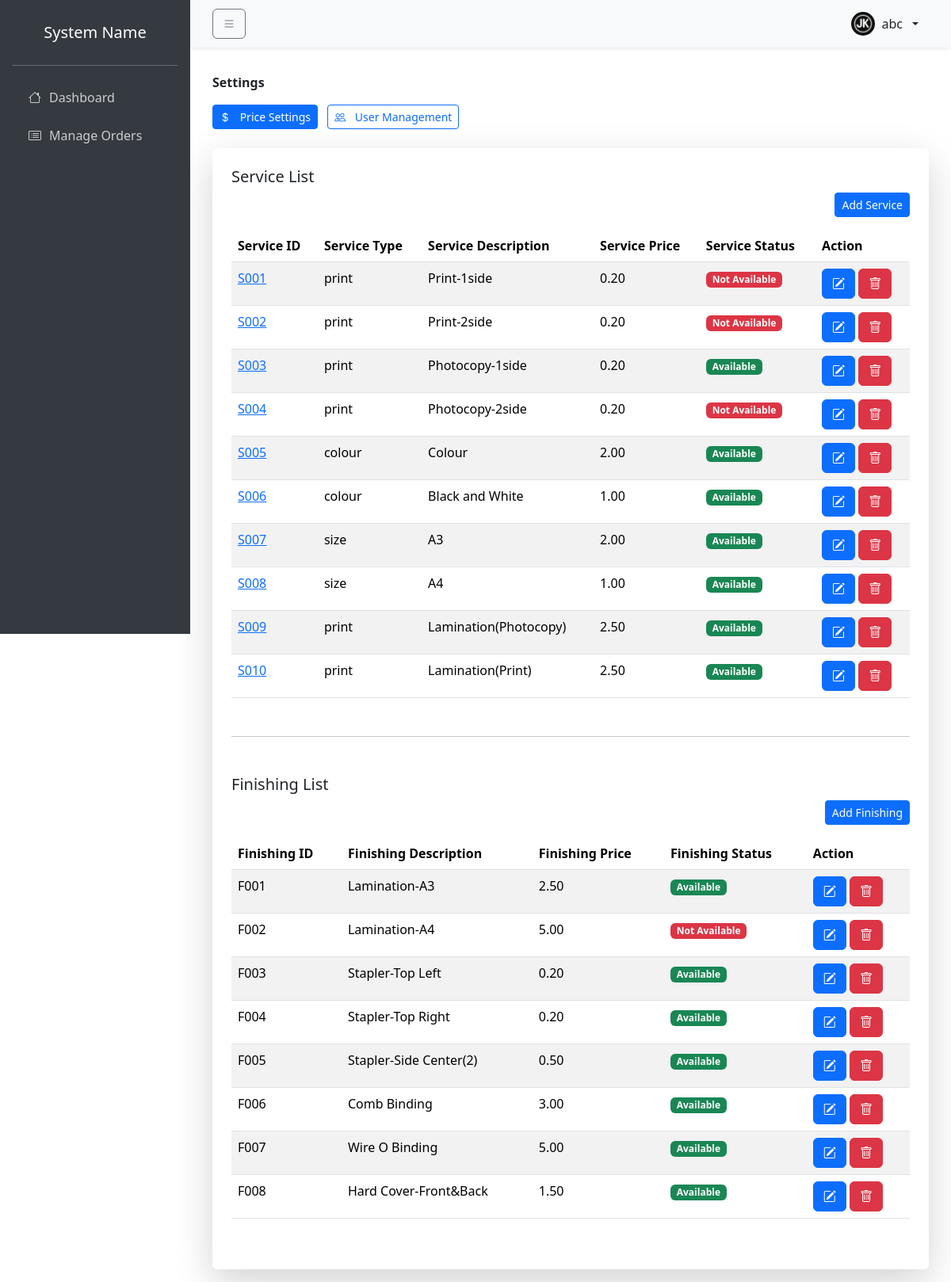
Screenshot of /adminSettings.php (signed in) with the database file from the repository.
### tables this page shows
CREATE TABLE `service_list` (
  `service_id` varchar(4) NOT NULL,
  `service_type` varchar(50) NOT NULL,
  `service_desc` varchar(50) DEFAULT NULL,
  `service_price` decimal(6,2) DEFAULT NULL,
  `service_status` varchar(15) DEFAULT NULL
);

CREATE TABLE `finishing_list` (
  `finishing_id` varchar(4) NOT NULL,
  `finishing_desc` varchar(50) DEFAULT NULL,
  `finishing_price` decimal(6,2) DEFAULT NULL,
  `finishing_status` varchar(15) DEFAULT NULL
);

### adminSettings.php (the view, shortened to what this page needs)
<?php
include('dbms.php');
?>
<!DOCTYPE html>
<html lang="en">
<head>
    <link href="https://cdn.jsdelivr.net/npm/bootstrap@5.3.5/dist/css/bootstrap.min.css" rel="stylesheet">
    <link href="https://cdn.jsdelivr.net/npm/bootstrap-icons@1.11.3/font/bootstrap-icons.min.css" rel="stylesheet">
    <link rel="stylesheet" href="https://cdn.datatables.net/2.3.0/css/dataTables.bootstrap5.css">
</head>
<body>
    <div id="sidebar" class="sidebar d-flex flex-column p-3">
        <div class="s_logo fs-5">
            <span>System Name</span>
        </div>
        <hr />
        <ul class="nav nav-pills flex-column">
            <li class="nav-item">
                <a href="dashboard.html" class="nav-link"><i class="bi bi-house"></i><span>Dashboard</span></a>
            </li>
            <li class="nav-item">
                <a href="orderlist.html" class="nav-link"><i class="bi bi-card-list"></i><span>Manage Orders</span></a>
            </li>
        </ul>
    </div>
    <nav id="topNavbar" class="navbar navbar-expand-lg navbar-light bg-light shadow-sm px-3 top-navbar">
        <div class="container-fluid">
            <button class="btn btn-outline-secondary me-2" id="toggleSidebar">
                <i class="bi bi-list"></i>
            </button>
            <div class="d-flex align-items-center ms-auto">
                <div class="dropdown">
                    <button class="btn dropdown-toggle d-flex align-items-center gap-2" type="button"
                        data-bs-toggle="dropdown">
                        <img src="./assets/icon/userpicture.png" class="rounded-circle" width="30" height="30"
                            alt="profile_picture">
                        <span>abc</span>
                    </button>
                </div>
            </div>
        </div>
    </nav>
    <main id="mainContent" class="main-content">
        <div class="container-fluid">
            <div class="mt-3 fw-bold">
                <span>Settings</span>
            </div>
            <div class="mb-3 mt-3" id="myTab" role="tablist">
                <button class="btn btn-outline-primary me-2 btn-sm active" id="priceTab-tab" data-bs-toggle="tab"
                    data-bs-target="#priceTab" type="button" role="tab" aria-controls="priceTab"
                    aria-selected="true">
                    <i class="bi bi-currency-dollar me-2"></i>
                    <span>Price Settings</span>
                </button>
                <button class="btn btn-outline-primary btn-sm" id="userTab-tab" data-bs-toggle="tab"
                    data-bs-target="#userTab" type="button" role="tab" aria-controls="userTab"
                    aria-selected="false">
                    <i class="bi bi-people me-2"></i>
                    <span>User Management</span>
                </button>
            </div>
            <div class="tab-content">
                <div class="tab-pane fade show active" id="priceTab" role="tabpanel" aria-labelledby="priceTab-tab">
                    <div class="container mt-4 bg-white p-4 rounded shadow-lg">
                        <h5>Service List</h5>
                        <div class="d-flex justify-content-end">
                            <button type="button" class="btn btn-sm btn-primary" data-bs-toggle="modal" data-bs-target="#addServiceModal">Add Service</button>
                        </div>
                        <?php
                        $showServiceList = "SELECT * FROM service_list";
                        $queryShowServiceList = mysqli_query($conn, $showServiceList) or die("Error: " . mysqli_error($conn));
                        ?>
                        <div>
                            <table id="serviceList" class="table table-striped mt-3 mb-3">
                                <thead>
                                    <tr>
                                        <th>Service ID</th>
                                        <th>Service Type</th>
                                        <th>Service Description</th>
                                        <th>Service Price</th>
                                        <th>Service Status</th>
                                        <th>Action</th>
                                    </tr>
                                </thead>
                                <tbody>
                                    <?php while ($rowShowServiceList = $queryShowServiceList->fetch_assoc()) { ?>
                                        <tr>
                                            <td><a href="editService.php?serviceId=<?php echo $rowShowServiceList['service_id']; ?>"><?php echo $rowShowServiceList['service_id']; ?></a></td>
                                            <td><?php echo $rowShowServiceList['service_type']; ?></td>
                                            <td><?php echo $rowShowServiceList['service_desc']; ?></td>
                                            <td><?php echo $rowShowServiceList['service_price']; ?></td>
                                            <td>
                                                <?php if ($rowShowServiceList['service_status'] == "Available") { ?>
                                                    <span class="badge bg-success text-white"><?php echo $rowShowServiceList['service_status']; ?></span>
                                                <?php } else if ($rowShowServiceList['service_status'] == "Not Available") { ?>
                                                    <span class="badge bg-danger text-white"><?php echo $rowShowServiceList['service_status']; ?></span>
                                                <?php } ?>
                                            </td>
                                            <td>
                                                <button class="btn btn-primary" data-bs-toggle="modal"
                                                    data-bs-target="#editService<?php echo $rowShowServiceList['service_id']; ?>"><i class="bi bi-pencil-square"></i>
                                                </button>
                                                <button class="btn btn-danger" data-bs-toggle="modal"
                                                    data-bs-target="#danger-alert-modal"><i class="bi bi-trash"></i>
                                                </button>
                                            </td>
                                        </tr>
                                    <?php } ?>
                                </tbody>
                            </table>
                        </div>
                        <hr class="mt-5 mb-5">
                        <h5>Finishing List</h5>
                        <div class="d-flex justify-content-end">
                            <button type="button" class="btn btn-sm btn-primary" data-bs-toggle="modal" data-bs-target="#addFinishingModal">Add Finishing</button>
                        </div>
                        <?php
                        $showFinishingList = "SELECT * FROM finishing_list";
                        $queryShowFinishingList = mysqli_query($conn, $showFinishingList) or die("Error: " . mysqli_error($conn));
                        ?>
                        <div>
                            <table id="finishingList" class="table table-striped mt-3 mb-3">
                                <thead>
                                    <tr>
                                        <th>Finishing ID</th>
                                        <th>Finishing Description</th>
                                        <th>Finishing Price</th>
                                        <th>Finishing Status</th>
                                        <th>Action</th>
                                    </tr>
                                </thead>
                                <tbody>
                                    <?php while ($rowShowFinishingList = $queryShowFinishingList->fetch_assoc()) { ?>
                                        <tr>
                                            <td><?php echo $rowShowFinishingList['finishing_id']; ?></td>
                                            <td><?php echo $rowShowFinishingList['finishing_desc']; ?></td>
                                            <td><?php echo $rowShowFinishingList['finishing_price']; ?></td>
                                            <td>
                                                <?php if ($rowShowFinishingList['finishing_status'] == "Available") { ?>
                                                    <span class="badge bg-success text-white"><?php echo $rowShowFinishingList['finishing_status']; ?></span>
                                                <?php } else if ($rowShowFinishingList['finishing_status'] == "Not Available") { ?>
                                                    <span class="badge bg-danger text-white"><?php echo $rowShowFinishingList['finishing_status']; ?></span>
                                                <?php } ?>
                                            </td>
                                            <td>
                                                <button class="btn btn-primary" data-bs-toggle="modal"
                                                    data-bs-target="#editFinishing<?php echo $rowShowFinishingList['finishing_id']; ?>"><i class="bi bi-pencil-square"></i>
                                                </button>
                                                <button class="btn btn-danger" data-bs-toggle="modal"
                                                    data-bs-target="#danger-alert-modal"><i class="bi bi-trash"></i>
                                                </button>
                                            </td>
                                        </tr>
                                    <?php } ?>
                                </tbody>
                            </table>
                        </div>
                        <br>
                    </div>
                </div>
            </div>
        </div>
    </main>
</body>
</html>

### adminSettings.php (style rules this page uses)
body { overflow-x: hidden; background-color: #ffff; }
.sidebar { width: 240px; background-color: #343a40; color: white; transition: all 0.3s ease; height: 100vh; position: fixed; top: 0; left: 0; overflow-y: auto; z-index: 1030; }
.s_logo { color: white; display: flex; justify-content: center; align-items: center; margin: 10px 0; }
.sidebar .nav-link { color: #ccc; padding: 12px 20px; display: flex; align-items: center; gap: 10px; white-space: nowrap; }
.top-navbar { margin-left: 240px; transition: margin-left 0.3s ease; }
.main-content { margin-left: 240px; transition: margin-left 0.3s ease; padding: 1rem; }

### rows the page displays
service_list: service_id "S001", service_type "print", service_desc "Print-1side", service_price "0.20", service_status "Not Available"
service_list: service_id "S002", service_type "print", service_desc "Print-2side", service_price "0.20", service_status "Not Available"
service_list: service_id "S003", service_type "print", service_desc "Photocopy-1side", service_price "0.20", service_status "Available"
service_list: service_id "S004", service_type "print", service_desc "Photocopy-2side", service_price "0.20", service_status "Not Available"
service_list: service_id "S005", service_type "colour", service_desc "Colour", service_price "2.00", service_status "Available"
service_list: service_id "S006", service_type "colour", service_desc "Black and White", service_price "1.00", service_status "Available"
service_list: service_id "S007", service_type "size", service_desc "A3", service_price "2.00", service_status "Available"
service_list: service_id "S008", service_type "size", service_desc "A4", service_price "1.00", service_status "Available"
service_list: service_id "S009", service_type "print", service_desc "Lamination(Photocopy)", service_price "2.50", service_status "Available"
service_list: service_id "S010", service_type "print", service_desc "Lamination(Print)", service_price "2.50", service_status "Available"
finishing_list: finishing_id "F001", finishing_desc "Lamination-A3", finishing_price "2.50", finishing_status "Available"
finishing_list: finishing_id "F002", finishing_desc "Lamination-A4", finishing_price "5.00", finishing_status "Not Available"
finishing_list: finishing_id "F003", finishing_desc "Stapler-Top Left", finishing_price "0.20", finishing_status "Available"
finishing_list: finishing_id "F004", finishing_desc "Stapler-Top Right", finishing_price "0.20", finishing_status "Available"
finishing_list: finishing_id "F005", finishing_desc "Stapler-Side Center(2)", finishing_price "0.50", finishing_status "Available"
finishing_list: finishing_id "F006", finishing_desc "Comb Binding", finishing_price "3.00", finishing_status "Available"
finishing_list: finishing_id "F007", finishing_desc "Wire O Binding", finishing_price "5.00", finishing_status "Available"
finishing_list: finishing_id "F008", finishing_desc "Hard Cover-Front&Back", finishing_price "1.50", finishing_status "Available"
